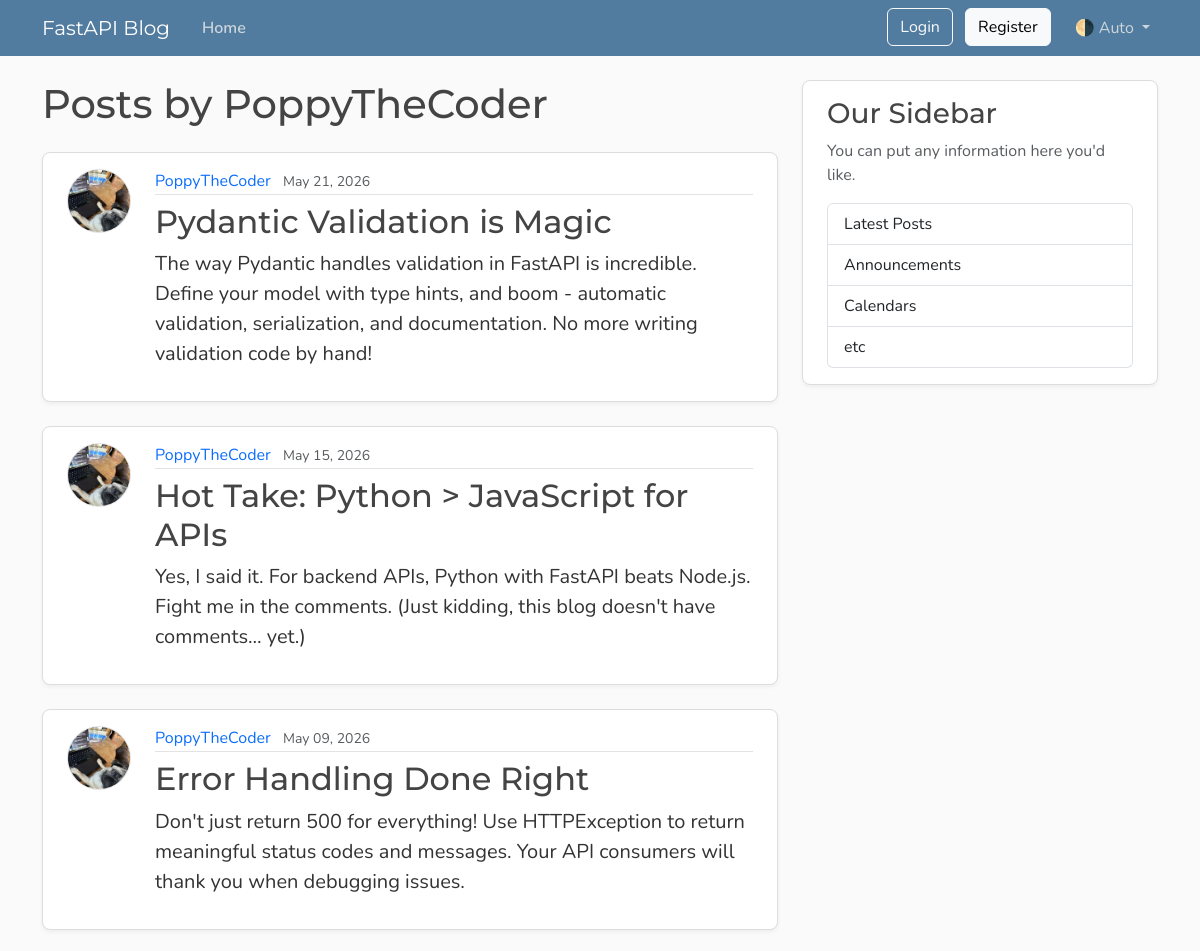
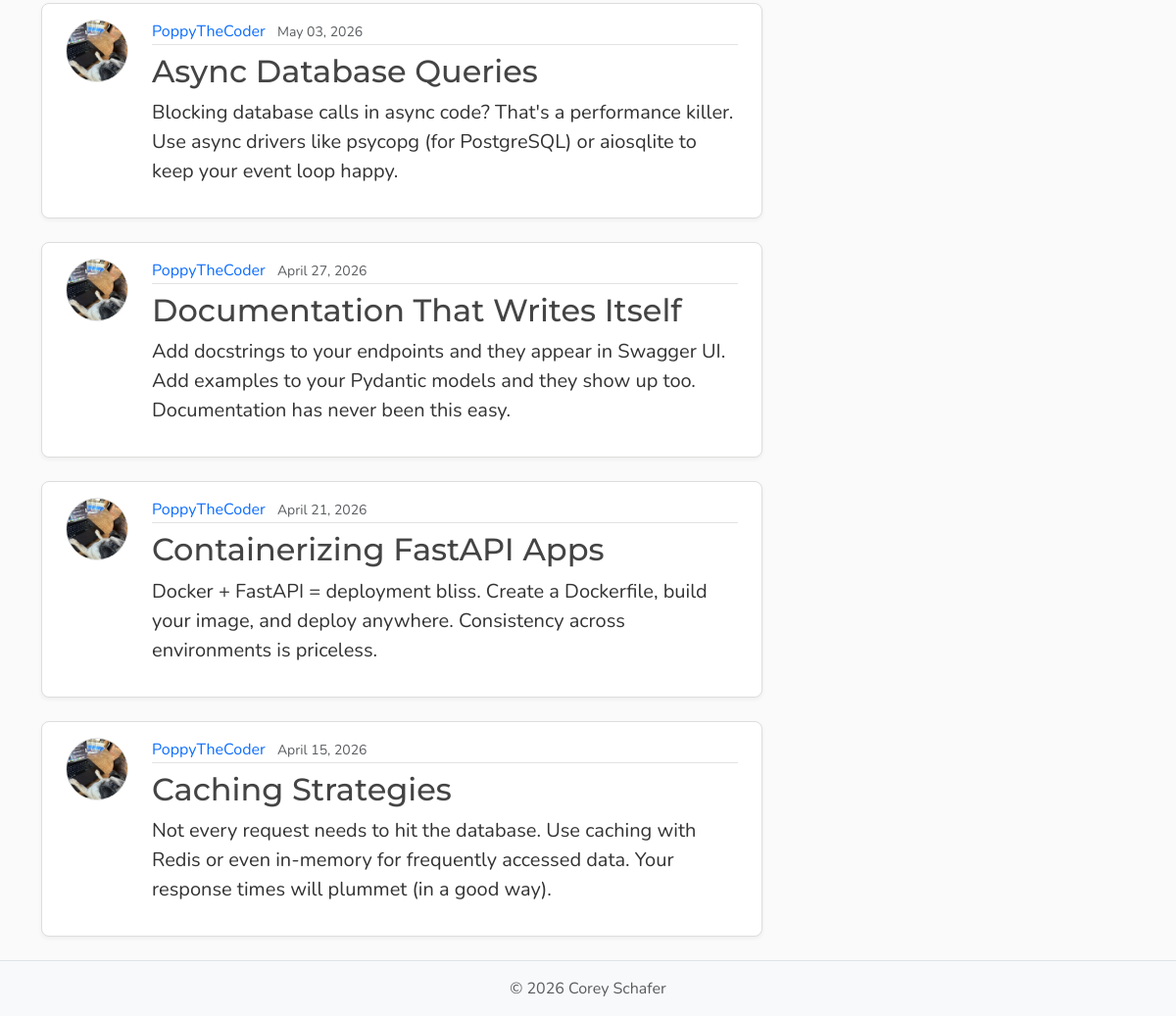
The page /users/5/posts on the database its author committed (2 pictures, top to bottom).
### models.py (models this page shows, shortened)
class User(base):
    __tablename__ = "users"
    id: Mapped[int] = mapped_column(Integer, primary_key=True, index=True)
    username: Mapped[str] = mapped_column(String(50), unique=True, nullable=False)
    email: Mapped[str] = mapped_column(String(120), unique=True, nullable=False)
    password_hash : Mapped[str] =  mapped_column(String(200), nullable=False)
    image_file: Mapped[str | None] = mapped_column(
        String(200),
        nullable=True,
        default=None,
    )
    posts: Mapped[list[Post]] = relationship(back_populates="author",cascade="all, delete-orphan")

class Post(base):
    __tablename__ = "posts"
    id: Mapped[int] = mapped_column(Integer, primary_key=True, index=True)
    title: Mapped[str] = mapped_column(String(100), nullable=False)
    content: Mapped[str] = mapped_column(Text, nullable=False)
    user_id: Mapped[int] = mapped_column(
        ForeignKey("users.id"),
        nullable=False,
        index=True,
    )
    date_posted: Mapped[datetime] = mapped_column(
        DateTime(timezone=True),
        default=lambda: datetime.now(UTC),
    )
    author: Mapped[User] = relationship(back_populates="posts")

### main.py (the view)
@app.get("/users/{user_id}/posts", include_in_schema=False, name="user_posts")
async def user_posts_page(
    request: Request,
    user_id: int,
    db: Annotated[AsyncSession, Depends(get_db)],
):
    result = await db.execute(select(models.User).where(models.User.id == user_id))
    user = result.scalars().first()
    if not user:
        raise HTTPException(
            status_code=status.HTTP_404_NOT_FOUND,
            detail="User not found",
        )
    result = await db.execute(
        select(models.Post)
        .options(selectinload(models.Post.author))
        .where(models.Post.user_id == user_id).order_by(models.Post.date_posted.desc()),
    )
    posts = result.scalars().all()
    return templates.TemplateResponse(
        request,
        "user_posts.html",
        {"posts": posts, "user": user, "title": f"{user.username}'s Posts"},
    )

### templates/user_posts.html (shortened to what this page needs)
{% extends "layout.html" %}
{% block content %}
<h1 class="mb-4">Posts by {{ user.username }}</h1>
<div id="postsContainer">
  {% for post in posts %}
  <article class="content-section py-3 px-4 mb-4">
    <div class="d-flex align-items-start gap-4">
      <img class="rounded-circle article-img flex-shrink-0" src="{{ post.author.image_path }}"
        alt="{{ post.author.username }}'s profile picture" width="64" height="64" loading="lazy">
      <div class="flex-grow-1">
        <div class="article-metadata mb-2">
          <a class="me-2" href="{{ url_for('user_posts', user_id=post.author.id) }}">{{ post.author.username }}</a>
          <small class="text-body-secondary">{{ post.date_posted.strftime("%B %d, %Y") }}</small>
        </div>
        <h2>
          <a class="article-title" href="{{ url_for('post_page', post_id=post.id) }}">{{ post.title }}</a>
        </h2>
        <p class="article-content">{{ post.content }}</p>
      </div>
    </div>
  </article>
  {% else %}
  <p class="text-body-secondary">No posts by this user yet.</p>
  {% endfor %}
</div>
{% endblock content %}

### static/css/main.css (style rules this page uses)
:root { --font-heading: "Montserrat", system-ui, -apple-system, BlinkMacSystemFont, sans-serif; --font-body: "Nunito", system-ui, -apple-system, BlinkMacSystemFont, sans-serif; --color-bg-body: #fafafa; --color-bg-content: #ffffff; --color-text-primary: #333333; --color-text-heading: #444444; --color-steel: #527c9f; --color-nav-link: #cbd5db; --color-nav-link-hover: #ffffff; --color-link-hover: #428bca; --color-border: #dddddd; --color-border-light: #e3e3e3; --spacing-xl: 5rem; --article-img-size: 4rem; --account-img-size: 7.813rem; }
body { font-family: var(--font-body); background: var(--color-bg-body); color: var(--color-text-primary); }
h1, h2, h3, h4, h5, h6 { font-family: var(--font-heading); color: var(--color-text-heading); }
a { text-decoration: none; }
.content-section { background: var(--color-bg-content); border: 1px solid var(--color-border); border-radius: 0.5rem; box-shadow: 0 2px 4px rgba(15, 23, 42, 0.05); transition: box-shadow 0.15s ease, transform 0.15s ease, border-color 0.15s ease; }
.article-title { color: var(--color-text-heading); transition: color 0.2s ease-in-out; }
.article-content { white-space: pre-line; font-size: 1.25rem; }
.article-img { height: var(--article-img-size); width: var(--article-img-size); flex-shrink: 0; object-fit: cover; border: 1px solid var(--color-border-light); box-shadow: 0 0 0 2px var(--color-bg-content); }
.article-metadata { padding-bottom: 0.063rem; border-bottom: 1px solid var(--color-border-light); }
.article-metadata a { transition: color 0.2s ease-in-out; }

### rows shown on the page
User: username "PoppyTheCoder"
Post: author.image_path (picture), author.username "PoppyTheCoder", date_posted "May 21, 2026", title "Pydantic Validation is Magic", content "The way Pydantic handles validation in FastAPI is incredible. Define your model with type hints, and boom - automatic validation, serialization, and documentation. No more writing validation code by hand!"
Post: author.image_path (picture), author.username "PoppyTheCoder", date_posted "May 15, 2026", title "Hot Take: Python > JavaScript for APIs", content "Yes, I said it. For backend APIs, Python with FastAPI beats Node.js. Fight me in the comments. (Just kidding, this blog doesn't have comments... yet.)"
Post: author.image_path (picture), author.username "PoppyTheCoder", date_posted "May 09, 2026", title "Error Handling Done Right", content "Don't just return 500 for everything! Use HTTPException to return meaningful status codes and messages. Your API consumers will thank you when debugging issues."
Post: author.image_path (picture), author.username "PoppyTheCoder", date_posted "May 03, 2026", title "Async Database Queries", content "Blocking database calls in async code? That's a performance killer. Use async drivers like psycopg (for PostgreSQL) or aiosqlite to keep your event loop happy."
Post: author.image_path (picture), author.username "PoppyTheCoder", date_posted "April 27, 2026", title "Documentation That Writes Itself", content "Add docstrings to your endpoints and they appear in Swagger UI. Add examples to your Pydantic models and they show up too. Documentation has never been this easy."
Post: author.image_path (picture), author.username "PoppyTheCoder", date_posted "April 21, 2026", title "Containerizing FastAPI Apps", content "Docker + FastAPI = deployment bliss. Create a Dockerfile, build your image, and deploy anywhere. Consistency across environments is priceless."
Post: author.image_path (picture), author.username "PoppyTheCoder", date_posted "April 15, 2026", title "Caching Strategies", content "Not every request needs to hit the database. Use caching with Redis or even in-memory for frequently accessed data. Your response times will plummet (in a good way)."
